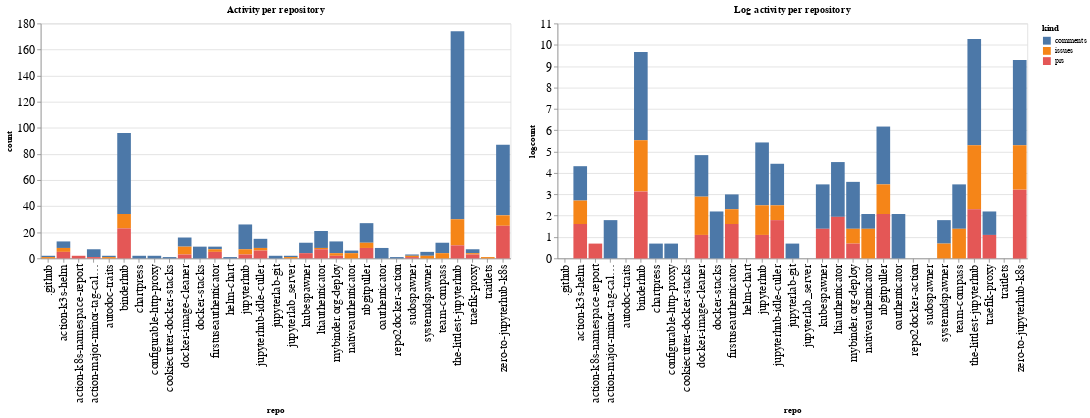

The cell this chart's notebook holds for it:
### Code cell
ch1 = alt.Chart(repo_summaries, width=600, title="Activity per repository").mark_bar().encode(
    x='repo',
    y='count',
    color='kind',
    tooltip="kind"
)

ch2 = alt.Chart(repo_summaries, width=600, title="Log activity per repository").mark_bar().encode(
    x='repo',
    y='logcount',
    color='kind',
    tooltip="kind"
)

ch1 | ch2

### Figure 1 — Vega-Lite specification as saved in the notebook (floating-point values rounded to 4 significant figures)
{"config": {"axisLeft": {"labelFontSize": 15}, "axisBottom": {"labelFontSize": 15}}, "hconcat": [{"mark": "bar", "encoding": {"color": {"type": "nominal", "field": "kind"}, "tooltip": {"type": "nominal", "field": "kind"}, "x": {"type": "nominal", "field": "repo"}, "y": {"type": "quantitative", "field": "count"}}, "title": "Activity per repository", "width": 600}, {"mark": "bar", "encoding": {"color": {"type": "nominal", "field": "kind"}, "tooltip": {"type": "nominal", "field": "kind"}, "x": {"type": "nominal", "field": "repo"}, "y": {"type": "quantitative", "field": "logcount"}}, "title": "Log activity per repository", "width": 600}], "data": {"name": "data-3f3a1e1937d0b741193041fb69822ed2"}, "$schema": "https://vega.github.io/schema/vega-lite/v4.8.1.json", "datasets": {"data-3f3a1e1937d0b741193041fb69822ed2": [{"repo": ".github", "kind": "comments", "count": 1, "logcount": 0.0}, {"repo": ".github", "kind": "issues", "count": 1, "logcount": 0.0}, {"repo": "action-k3s-helm", "kind": "comments", "count": 5, "logcount": 1.609}, {"repo": "action-k3s-helm", "kind": "issues", "count": 3, "logcount": 1.099}, {"repo": "action-k3s-helm", "kind": "prs", "count": 5, "logcount": 1.609}, {"repo": "action-k8s-namespace-report", "kind": "prs", "count": 2, "logcount": 0.6931}, {"repo": "action-major-minor-tag-calculator", "kind": "comments", "count": 6, "logcount": 1.792}, {"repo": "action-major-minor-tag-calculator", "kind": "prs", "count": 1, "logcount": 0.0}, {"repo": "autodoc-traits", "kind": "comments", "count": 1, "logcount": 0.0}, {"repo": "autodoc-traits", "kind": "issues", "count": 1, "logcount": 0.0}, {"repo": "binderhub", "kind": "comments", "count": 62, "logcount": 4.127}, {"repo": "binderhub", "kind": "issues", "count": 11, "logcount": 2.398}, {"repo": "binderhub", "kind": "prs", "count": 23, "logcount": 3.135}, {"repo": "chartpress", "kind": "comments", "count": 2, "logcount": 0.6931}, {"repo": "configurable-http-proxy", "kind": "comments", "count": 2, "logcount": 0.6931}, {"repo": "cookiecutter-docker-stacks", "kind": "comments", "count": 1, "logcount": 0.0}, {"repo": "docker-image-cleaner", "kind": "comments", "count": 7, "logcount": 1.946}, {"repo": "docker-image-cleaner", "kind": "issues", "count": 6, "logcount": 1.792}, {"repo": "docker-image-cleaner", "kind": "prs", "count": 3, "logcount": 1.099}, {"repo": "docker-stacks", "kind": "comments", "count": 9, "logcount": 2.197}, {"repo": "firstuseauthenticator", "kind": "comments", "count": 2, "logcount": 0.6931}, {"repo": "firstuseauthenticator", "kind": "issues", "count": 2, "logcount": 0.6931}, {"repo": "firstuseauthenticator", "kind": "prs", "count": 5, "logcount": 1.609}, {"repo": "helm-chart", "kind": "comments", "count": 1, "logcount": 0.0}, {"repo": "jupyterhub", "kind": "comments", "count": 19, "logcount": 2.944}, {"repo": "jupyterhub", "kind": "issues", "count": 4, "logcount": 1.386}, {"repo": "jupyterhub", "kind": "prs", "count": 3, "logcount": 1.099}, {"repo": "jupyterhub-idle-culler", "kind": "comments", "count": 7, "logcount": 1.946}, {"repo": "jupyterhub-idle-culler", "kind": "issues", "count": 2, "logcount": 0.6931}, {"repo": "jupyterhub-idle-culler", "kind": "prs", "count": 6, "logcount": 1.792}, {"repo": "jupyterlab-git", "kind": "comments", "count": 2, "logcount": 0.6931}, {"repo": "jupyterlab_server", "kind": "comments", "count": 1, "logcount": 0.0}, {"repo": "jupyterlab_server", "kind": "issues", "count": 1, "logcount": 0.0}, {"repo": "kubespawner", "kind": "comments", "count": 8, "logcount": 2.079}, {"repo": "kubespawner", "kind": "prs", "count": 4, "logcount": 1.386}, {"repo": "ltiauthenticator", "kind": "comments", "count": 13, "logcount": 2.565}, {"repo": "ltiauthenticator", "kind": "issues", "count": 1, "logcount": 0.0}, {"repo": "ltiauthenticator", "kind": "prs", "count": 7, "logcount": 1.946}, {"repo": "mybinder.org-deploy", "kind": "comments", "count": 9, "logcount": 2.197}, {"repo": "mybinder.org-deploy", "kind": "issues", "count": 2, "logcount": 0.6931}, {"repo": "mybinder.org-deploy", "kind": "prs", "count": 2, "logcount": 0.6931}, {"repo": "nativeauthenticator", "kind": "comments", "count": 2, "logcount": 0.6931}, {"repo": "nativeauthenticator", "kind": "issues", "count": 4, "logcount": 1.386}, {"repo": "nbgitpuller", "kind": "comments", "count": 15, "logcount": 2.708}, {"repo": "nbgitpuller", "kind": "issues", "count": 4, "logcount": 1.386}, {"repo": "nbgitpuller", "kind": "prs", "count": 8, "logcount": 2.079}, {"repo": "oauthenticator", "kind": "comments", "count": 8, "logcount": 2.079}, {"repo": "repo2docker-action", "kind": "comments", "count": 1, "logcount": 0.0}, {"repo": "sudospawner", "kind": "comments", "count": 1, "logcount": 0.0}, {"repo": "sudospawner", "kind": "issues", "count": 1, "logcount": 0.0}, {"repo": "sudospawner", "kind": "prs", "count": 1, "logcount": 0.0}, {"repo": "systemdspawner", "kind": "comments", "count": 3, "logcount": 1.099}, {"repo": "systemdspawner", "kind": "issues", "count": 2, "logcount": 0.6931}, {"repo": "team-compass", "kind": "comments", "count": 8, "logcount": 2.079}, {"repo": "team-compass", "kind": "issues", "count": 4, "logcount": 1.386}, {"repo": "the-littlest-jupyterhub", "kind": "comments", "count": 144, "logcount": 4.97}, {"repo": "the-littlest-jupyterhub", "kind": "issues", "count": 20, "logcount": 2.996}, {"repo": "the-littlest-jupyterhub", "kind": "prs", "count": 10, "logcount": 2.303}, {"repo": "traefik-proxy", "kind": "comments", "count": 3, "logcount": 1.099}, {"repo": "traefik-proxy", "kind": "issues", "count": 1, "logcount": 0.0}, {"repo": "traefik-proxy", "kind": "prs", "count": 3, "logcount": 1.099}, {"repo": "traitlets", "kind": "issues", "count": 1, "logcount": 0.0}, {"repo": "zero-to-jupyterhub-k8s", "kind": "comments", "count": 54, "logcount": 3.989}, {"repo": "zero-to-jupyterhub-k8s", "kind": "issues", "count": 8, "logcount": 2.079}, {"repo": "zero-to-jupyterhub-k8s", "kind": "prs", "count": 25, "logcount": 3.219}]}}
